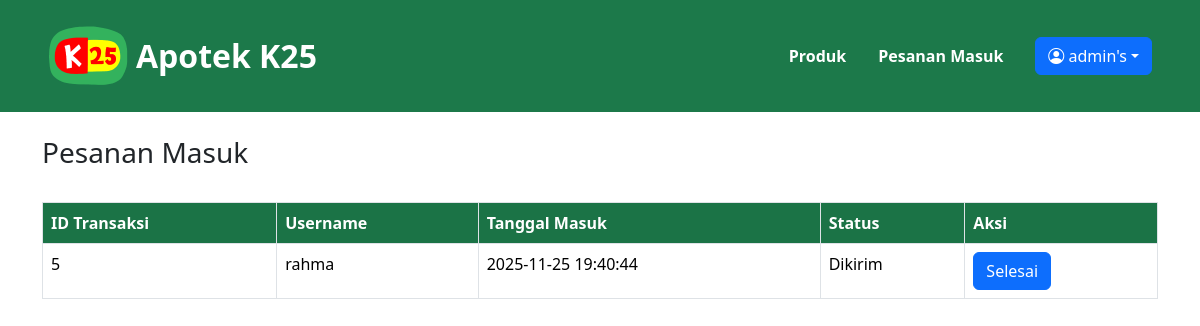
Page /admin/pesanan.php (signed in) on the committed database.
### tables this page shows
CREATE TABLE `transaksi` (
  `id_transaksi` int(11) NOT NULL,
  `tanggal` datetime DEFAULT current_timestamp(),
  `username` varchar(50) DEFAULT NULL,
  `lokasi` text NOT NULL,
  `metode_pembayaran` enum('Tunai','Transfer') NOT NULL,
  `status` enum('Dikemas','Dikirim','Selesai') NOT NULL DEFAULT 'Dikemas'
);

### admin/pesanan.php (the view, shortened to what this page needs)
<!doctype html>
<html lang="en">
<head>
    <link rel="stylesheet" href="https://cdn.jsdelivr.net/npm/bootstrap-icons@1.13.1/font/bootstrap-icons.min.css">
    <link href="https://cdn.jsdelivr.net/npm/bootstrap@5.3.8/dist/css/bootstrap.min.css" rel="stylesheet"
>
</head>
<body style="background-color: #ffffff;">
    <?php include ('adminHeader.php'); ?>
    <div class="container m-4 mx-auto">
        <h3>Pesanan Masuk</h3><br>
        <table class="table table-striped table-bordered th-color">
            <tr>
                <th>ID Transaksi</th>
                <th>Username</th>
                <th>Tanggal Masuk</th>
                <th>Status</th>
                <th>Aksi</th>
            </tr>
            <?php
                include ('../connection.php');
                $sql = "SELECT * FROM transaksi ORDER BY id_transaksi DESC";
                $query = mysqli_query($connect, $sql);
                while ($data = mysqli_fetch_array($query)){ ?>
            <tr>
                <td><?=$data['id_transaksi']?></td>
                <td><?=$data['username']?></td>
                <td><?=$data['tanggal']?></td>
                <td><?=$data['status']?></td>
                <td>
                    <?php
                        if ($data['status'] == "Dikemas") {
                            echo "<a href='ubah_status.php?id=" . $data['id_transaksi'] . "&aksi=kirim' class='btn btn-warning'>Kirim</a>";
                        }
                        else if ($data['status'] == "Dikirim") {
                            echo "<a href='ubah_status.php?id=" . $data['id_transaksi'] . "&aksi=selesai' class='btn btn-primary'>Selesai</a>";
                        }
                    ?>
                </td>
            </tr>
            <?php } ?>
        </table>
    </div>
</body>
</html>

### admin/pesanan.php (style rules this page uses)
.th-color th { background-color: #1c794a; color: white; }

### rows in the picture
transaksi: id_transaksi "5", username "rahma", tanggal "2025-11-25 19:40:44", status "Dikirim"

### other values in the picture
$username "admin"
